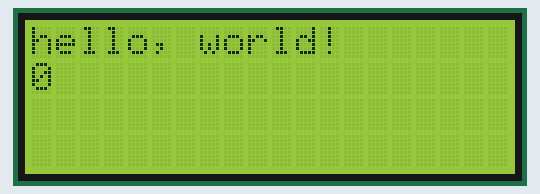
A sketch run on a simulated Arduino Uno, built with avr-gcc and run on an emulated ATmega328P. Parts: 20×4 character LCD. What the sketch prints to the serial monitor is not drawn.

Above: at 0.1 s.
At 4.1 s:
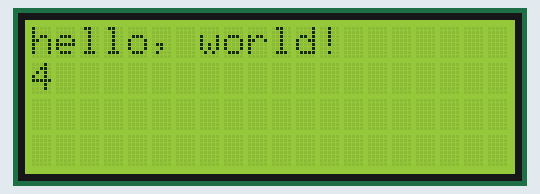
At 11.1 s:
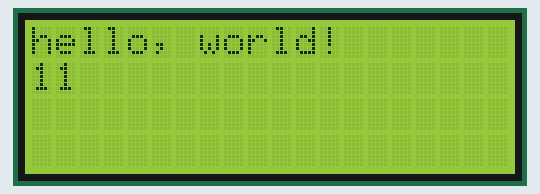
At 14.1 s:
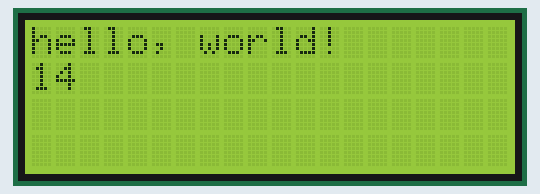
At 15.1 s:
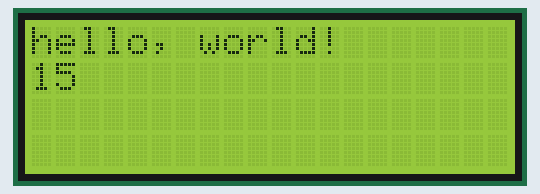

The sketch:

Liquid_Crystal.ino
```cpp
//https://diyi0t.com/lcd-display-tutorial-for-arduino-and-esp8266/

// include the library code:
#include <LiquidCrystal.h>
#include "Arduino.h"

// initialize the library by associating any needed LCD interface pin
// with the arduino pin number it is connected to
//const int RS = D2, EN = D3, d4 = D5, d5 = D6, d6 = D7, d7 = D8;
//#define PIN_LCD_RS A0
//#define PIN_LCD_RW A1
//#define PIN_LCD_EN  A2
//#define PIN_LCD_D4 A3
//#define PIN_LCD_D5 A4
//#define PIN_LCD_D6 A5
//#define PIN_LCD_D7 A6

#define PIN_LCD_RS 8
#define PIN_LCD_EN 9
#define PIN_LCD_D4 10
#define PIN_LCD_D5 11
#define PIN_LCD_D6 12
#define PIN_LCD_D7 13

LiquidCrystal lcd(PIN_LCD_RS, PIN_LCD_EN, PIN_LCD_D4, PIN_LCD_D5, PIN_LCD_D6, PIN_LCD_D7);

void setup() {
  Serial.begin(9600);
  // set up the LCD's number of columns and rows:
  lcd.begin(20, 4);
//  lcd.backlight();
  // Print a message to the LCD.
  lcd.print("hello, world!");
}

void loop() {
  // set the cursor to column 0, line 1
  // (note: line 1 is the second row, since counting begins with 0):
  lcd.setCursor(0, 1);
  Serial.println("Aver");
  // print the number of seconds since reset:
  lcd.print(millis() / 1000);
}
```

Measured:
- what the display in image 1 shows lasts 1.0 s, from 4.0 s to 5.0 s
